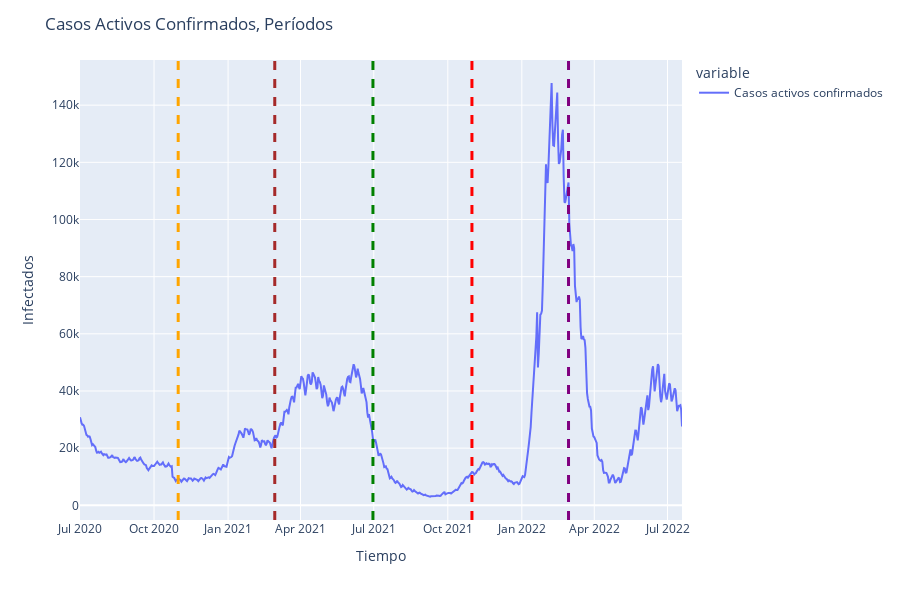

Here is the notebook cell this chart was saved with:
### Code cell
fig = px.line(filtered_df_total, y=['Casos activos confirmados'])
fig.update_layout(title='Casos Activos Confirmados, Períodos',xaxis_title='Tiempo',yaxis_title='Infectados')
fig.add_vline(x='2020-10-31', line_width=3, line_dash="dash", line_color="orange")
fig.add_vline(x='2021-02-28', line_width=3, line_dash="dash", line_color="brown")
fig.add_vline(x='2021-06-30', line_width=3, line_dash="dash", line_color="green")
fig.add_vline(x='2021-10-31', line_width=3, line_dash="dash", line_color="red")
fig.add_vline(x='2022-02-28', line_width=3, line_dash="dash", line_color="purple")


fig.show()

### Figure 1 — Plotly figure (JSON) as saved in the notebook; plotly's stock layout.template omitted (floating-point values rounded to 4 significant figures; data arrays with more than 128 entries replaced by an {"elided": "..."} marker saying what was removed)
{"data": [{"hovertemplate": "variable=Casos activos confirmados<br>index=%{x}<br>value=%{y}<extra></extra>", "legendgroup": "Casos activos confirmados", "line": {"color": "#636efa", "dash": "solid"}, "marker": {"symbol": "circle"}, "mode": "lines", "name": "Casos activos confirmados", "orientation": "v", "showlegend": true, "type": "scatter", "x": {"elided": "749 str values"}, "xaxis": "x", "y": {"elided": "749 int values"}, "yaxis": "y"}], "layout": {"height": 600, "legend": {"title": {"text": "variable"}, "tracegroupgap": 0}, "margin": {"t": 60}, "shapes": [{"line": {"color": "orange", "dash": "dash", "width": 3}, "type": "line", "x0": "2020-10-31", "x1": "2020-10-31", "xref": "x", "y0": 0, "y1": 1, "yref": "y domain"}, {"line": {"color": "brown", "dash": "dash", "width": 3}, "type": "line", "x0": "2021-02-28", "x1": "2021-02-28", "xref": "x", "y0": 0, "y1": 1, "yref": "y domain"}, {"line": {"color": "green", "dash": "dash", "width": 3}, "type": "line", "x0": "2021-06-30", "x1": "2021-06-30", "xref": "x", "y0": 0, "y1": 1, "yref": "y domain"}, {"line": {"color": "red", "dash": "dash", "width": 3}, "type": "line", "x0": "2021-10-31", "x1": "2021-10-31", "xref": "x", "y0": 0, "y1": 1, "yref": "y domain"}, {"line": {"color": "purple", "dash": "dash", "width": 3}, "type": "line", "x0": "2022-02-28", "x1": "2022-02-28", "xref": "x", "y0": 0, "y1": 1, "yref": "y domain"}], "title": {"text": "Casos Activos Confirmados, Períodos"}, "xaxis": {"anchor": "y", "domain": [0, 1], "title": {"text": "Tiempo"}}, "yaxis": {"anchor": "x", "domain": [0, 1], "title": {"text": "Infectados"}}}}
